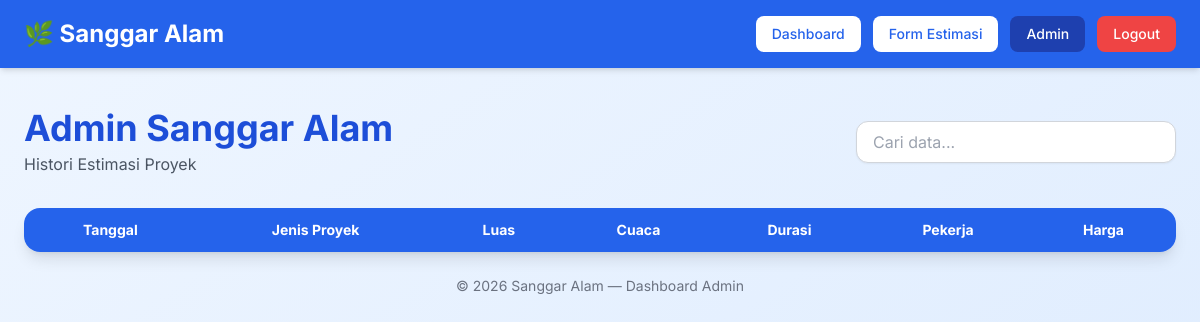
The app's page /admin, older data.
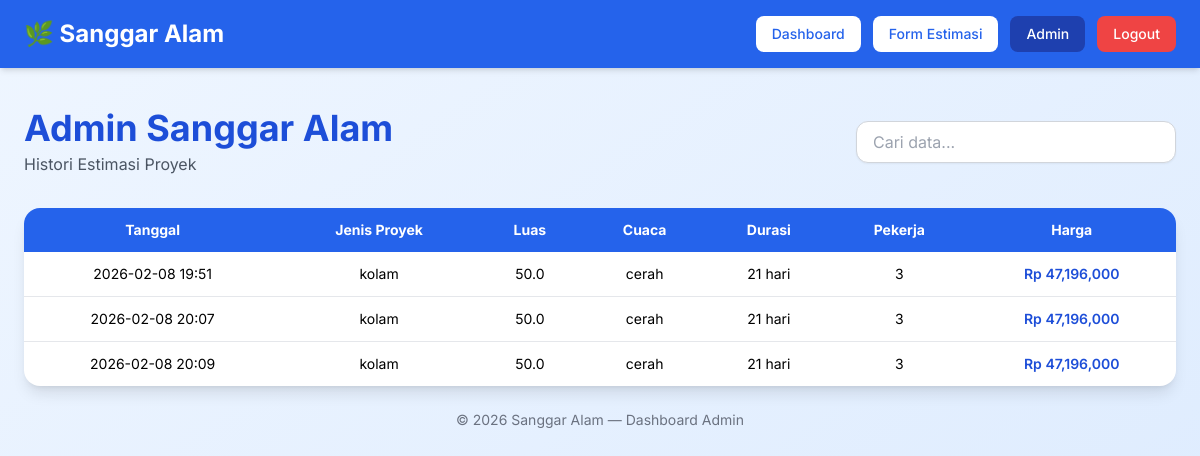
The same page, newer data.
### main.py (models this page shows)
class HistoriEstimasi(Base):
    __tablename__ = "histori_estimasi"
    id = Column(Integer, primary_key=True, index=True)
    tanggal = Column(String, default=lambda: datetime.now().strftime("%Y-%m-%d %H:%M"))
    jenis_proyek = Column(String)
    luas_m2 = Column(Float)
    tingkat_detail = Column(Integer)
    cuaca = Column(String)
    jarak_km = Column(Float)
    durasi_hari = Column(Integer)
    jumlah_pekerja = Column(Integer)
    biaya_produksi = Column(Integer)
    harga_final = Column(Integer)
    diskon = Column(Float)

### main.py (the view)
@app.get("/admin", response_class=HTMLResponse)
def admin_dashboard(request: Request):
    db = SessionLocal()
    data = db.query(HistoriEstimasi).all()
    db.close()
    return templates.TemplateResponse(
        "admin.html",
        {"request": request, "data": data, "active_page": "admin"}
    )

### templates/admin.html (shortened to what this page needs)
<!doctype html>
<html lang="id">
  <head>
    <script src="https://cdn.tailwindcss.com"></script>
  </head>
  <body class="bg-gradient-to-br from-blue-50 to-blue-100 min-h-screen">
    <header class="bg-blue-600 shadow-md sticky top-0 z-50">
      <div
        class="max-w-7xl mx-auto px-6 py-4 flex items-center justify-between"
      >
        <h1 class="text-xl md:text-2xl font-bold text-white">
          🌿 Sanggar Alam
        </h1>
        <nav class="flex gap-3">
          <a
            href="/dashboard"
            class="{% if active_page == 'dashboard' %} bg-blue-800 text-white {% else %} bg-white text-blue-600 hover:bg-blue-100 {% endif %} px-4 py-2 rounded-lg text-sm font-medium transition"
          >
            Dashboard
          </a>
          <a
            href="/form"
            class="{% if active_page == 'form' %} bg-blue-800 text-white {% else %} bg-white text-blue-600 hover:bg-blue-100 {% endif %} px-4 py-2 rounded-lg text-sm font-medium transition"
          >
            Form Estimasi
          </a>
          <a
            href="/admin"
            class="{% if active_page == 'admin' %} bg-blue-800 text-white {% else %} bg-white text-blue-600 hover:bg-blue-100 {% endif %} px-4 py-2 rounded-lg text-sm font-medium transition"
          >
            Admin
          </a>
          <a
            href="#"
            onclick="openLogoutModal()"
            class="bg-red-500 hover:bg-red-600 text-white px-4 py-2 rounded-lg text-sm font-medium transition"
          >
            Logout
          </a>
        </nav>
      </div>
    </header>
    <div class="max-w-7xl mx-auto px-6 py-10">
      <div
        class="mb-8 flex flex-col md:flex-row md:items-center md:justify-between gap-4"
      >
        <div>
          <h1 class="text-3xl md:text-4xl font-bold text-blue-700">
            Admin Sanggar Alam
          </h1>
          <p class="text-gray-600 mt-1">Histori Estimasi Proyek</p>
        </div>
        <div class="relative w-full md:w-80">
          <input
            type="text"
            id="searchInput"
            placeholder="Cari data..."
            class="w-full px-4 py-2 rounded-xl border border-gray-300 shadow-sm focus:outline-none focus:ring-2 focus:ring-blue-500"
          />
        </div>
      </div>
      <div class="bg-white rounded-2xl shadow-lg overflow-hidden">
        <div class="overflow-x-auto">
          <table class="min-w-full text-sm">
            <thead class="bg-blue-600 text-white">
              <tr>
                <th class="px-4 py-3 text-center">Tanggal</th>
                <th class="px-4 py-3 text-center">Jenis Proyek</th>
                <th class="px-4 py-3 text-center">Luas</th>
                <th class="px-4 py-3 text-center">Cuaca</th>
                <th class="px-4 py-3 text-center">Durasi</th>
                <th class="px-4 py-3 text-center">Pekerja</th>
                <th class="px-4 py-3 text-center">Harga</th>
              </tr>
            </thead>
            <tbody id="tableBody" class="divide-y divide-gray-200">
              {% for item in data %}
              <tr class="hover:bg-blue-50 transition">
                <td class="px-4 py-3 text-center">{{ item.tanggal }}</td>
                <td class="px-4 py-3 text-center">{{ item.jenis_proyek }}</td>
                <td class="px-4 py-3 text-center">{{ item.luas_m2 }}</td>
                <td class="px-4 py-3 text-center">{{ item.cuaca }}</td>
                <td class="px-4 py-3 text-center">
                  {{ item.durasi_hari }} hari
                </td>
                <td class="px-4 py-3 text-center">{{ item.jumlah_pekerja }}</td>
                <td class="px-4 py-3 text-center font-semibold text-blue-700">
                  Rp {{ "{:,}".format(item.harga_final) }}
                </td>
              </tr>
              {% endfor %}
            </tbody>
          </table>
        </div>
      </div>
      <p class="text-center text-gray-500 text-sm mt-6">
        © 2026 Sanggar Alam — Dashboard Admin
      </p>
    </div>
  </body>
</html>

Row changes from the older to the newer data that the page shows:
added HistoriEstimasi: tanggal "2026-02-08 19:51", jenis_proyek "kolam", luas_m2 "50.0", cuaca "cerah", durasi_hari "21", jumlah_pekerja "3", harga_final "47,196,000"
added HistoriEstimasi: tanggal "2026-02-08 20:07", jenis_proyek "kolam", luas_m2 "50.0", cuaca "cerah", durasi_hari "21", jumlah_pekerja "3", harga_final "47,196,000"
added HistoriEstimasi: tanggal "2026-02-08 20:09", jenis_proyek "kolam", luas_m2 "50.0", cuaca "cerah", durasi_hari "21", jumlah_pekerja "3", harga_final "47,196,000"
